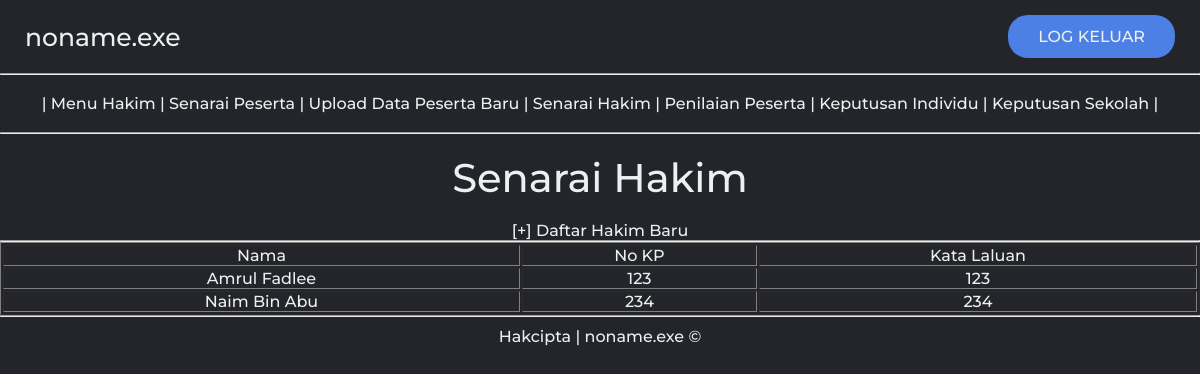
Screenshot of /senarai-hakim.php (signed in) with the database file from the repository.
### tables this page shows
CREATE TABLE `hakim` (
  `nokp_hakim` varchar(12) NOT NULL,
  `nama_hakim` varchar(60) DEFAULT NULL,
  `katalaluan_hakim` varchar(13) DEFAULT NULL
);

### senarai-hakim.php (the view, shortened to what this page needs)
<?php
include('header2.php');
include('connection.php');
?>
<br><h3>Senarai Hakim</h3><br>
<a href='hakim-daftar-borang.php'>[+] Daftar Hakim Baru</a>
<br><hr><table width='100%' border='1' id='saiz'>
	<tr>
		<td>Nama</td>
		<td>No KP</td>
		<td>Kata Laluan</td>
	</tr>
<?php
$arahan_papar="Select* from hakim";
$laksana = mysqli_query($condb,$arahan_papar);
	while($data=mysqli_fetch_array($laksana))
	{
		echo"<tr>
		<td>".$data['nama_hakim']."</td>
		<td>".$data['nokp_hakim']."</td>
		<td>".$data['katalaluan_hakim']."</td>
		</tr>";
	}
?>
</table>
<?php include ('footer.php'); ?>

### style.css (style rules this page uses)
* { margin: 0; padding: 0; box-sizing: border-box; background-color: #24252A; font-family: "Montserrat", sans-serif; font-weight: 500; font-size: 16px; color: #edf0f1; text-decoration: none; text-align: center; }
h3 { font-size: 40px; }

### rows the page displays
hakim: nama_hakim "Amrul Fadlee", nokp_hakim "123", katalaluan_hakim "123"
hakim: nama_hakim "Naim Bin Abu", nokp_hakim "234", katalaluan_hakim "234"
